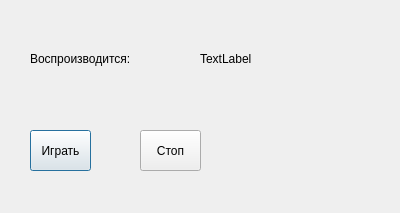
<?xml version="1.0" encoding="UTF-8"?>
<ui version="4.0">
 <class>ListenDialog</class>
 <widget class="QDialog" name="ListenDialog">
  <property name="geometry">
   <rect>
    <x>0</x>
    <y>0</y>
    <width>400</width>
    <height>213</height>
   </rect>
  </property>
  <property name="windowTitle">
   <string>Dialog</string>
  </property>
  <widget class="QPushButton" name="pushButton">
   <property name="geometry">
    <rect>
     <x>30</x>
     <y>130</y>
     <width>61</width>
     <height>41</height>
    </rect>
   </property>
   <property name="text">
    <string>Играть</string>
   </property>
  </widget>
  <widget class="QPushButton" name="pushButton_2">
   <property name="geometry">
    <rect>
     <x>140</x>
     <y>130</y>
     <width>61</width>
     <height>41</height>
    </rect>
   </property>
   <property name="text">
    <string>Стоп</string>
   </property>
  </widget>
  <widget class="QLabel" name="label">
   <property name="geometry">
    <rect>
     <x>30</x>
     <y>50</y>
     <width>141</width>
     <height>17</height>
    </rect>
   </property>
   <property name="text">
    <string>Воспроизводится:</string>
   </property>
  </widget>
  <widget class="QLabel" name="label_2">
   <property name="geometry">
    <rect>
     <x>200</x>
     <y>50</y>
     <width>67</width>
     <height>17</height>
    </rect>
   </property>
   <property name="text">
    <string>TextLabel</string>
   </property>
  </widget>
 </widget>
 <resources/>
 <connections/>
</ui>
